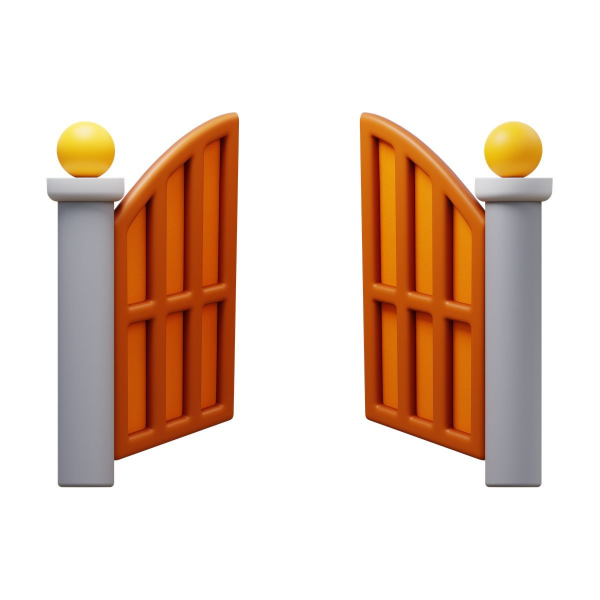
#> input picture pictures/gate-open.jpg, 1200 x 1200 px (shown at 1/2 size); its folder holds 2 pictures in this run
$ python convert_gate_icons.py
#> lines starting #> are read from the running program, lines starting #| are printed output that depends on the picture
#!/usr/bin/env python3
"""
Convert gate JPEG icons to LVGL C arrays with transparent white background
Requires: pillow (pip install pillow)
"""

import os
from PIL import Image

# Icon size for display (96x80 pixels to fill gate card)
ICON_SIZE = (96, 80)

# Input and output directories
INPUT_DIR = os.path.join(os.path.dirname(__file__), "..", "pictures")
OUTPUT_DIR = os.path.join(os.path.dirname(__file__), "..", "src", "gate_icons")

def rgb888_to_rgb565(r, g, b):
    """Convert RGB888 to RGB565"""
    r5 = (r >> 3) & 0x1F
    g6 = (g >> 2) & 0x3F
    b5 = (b >> 3) & 0x1F
    return (r5 << 11) | (g6 << 5) | b5

def is_white(r, g, b, threshold=240):
    """Check if pixel is close to white"""
    return r >= threshold and g >= threshold and b >= threshold

def convert_gate_icon(input_path, output_name):
    """Convert JPEG gate icon to LVGL C array with transparent white background"""
#> called with input_path = 'scripts/../pictures/gate-open.jpg', output_name = 'gate_open'

    # Open and resize image
    img = Image.open(input_path)
#> img is the input picture: PIL image 1200x1200 RGB; mean R, G, B 228.3, 207.1, 193.8
    img = img.convert("RGB")
    img = img.resize(ICON_SIZE, Image.Resampling.LANCZOS)
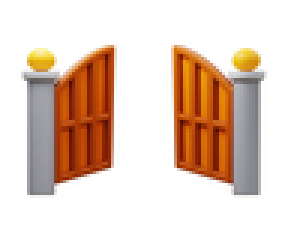
#> img: PIL image 96x80 RGB (shown 3 times larger); mean R, G, B 228.2, 206.9, 193.6

    # Get pixel data
    pixels = img.load()
    width, height = img.size
#> width = 96; height = 80

    # Generate C++ file (required for PROGMEM)
    icon_var = output_name.replace("-", "_")
    output_file = os.path.join(OUTPUT_DIR, f"{icon_var}.cpp")

    with open(output_file, 'w') as f:
        f.write('#include "lvgl.h"\n')
        f.write('#include <Arduino.h>\n\n')
        f.write(f'// Gate icon: {output_name} ({width}x{height} RGB565 with alpha)\n')

        # Write interleaved data (RGB565 + Alpha)
        # LVGL LV_IMG_CF_TRUE_COLOR_ALPHA expects:
        # Byte 0: Low 8 bits of RGB565
        # Byte 1: High 8 bits of RGB565
        # Byte 2: Alpha (0-255)

        f.write(f'const uint8_t {icon_var}_data[] PROGMEM = {{\n')

        for y in range(height):
            f.write('    ')
            for x in range(width):
                r, g, b = pixels[x, y]

                # Make white pixels transparent
                if is_white(r, g, b):
                    a = 0  # Fully transparent
                else:
                    a = 255  # Fully opaque

                # Convert to RGB565
                rgb565 = rgb888_to_rgb565(r, g, b)

                # Write bytes: Low, High, Alpha
                low_byte = rgb565 & 0xFF
                high_byte = (rgb565 >> 8) & 0xFF

                f.write(f'0x{low_byte:02X}, 0x{high_byte:02X}, 0x{a:02X}, ')
            f.write('\n')

        f.write('};\n\n')

        # Write LVGL image descriptor with extern for C++ linkage
        f.write(f'extern const lv_img_dsc_t {icon_var} = {{\n')
        f.write('    .header = {\n')
        f.write('        .cf = LV_IMG_CF_TRUE_COLOR_ALPHA,\n')
        f.write('        .always_zero = 0,\n')
        f.write('        .reserved = 0,\n')
        f.write(f'        .w = {width},\n')
        f.write(f'        .h = {height},\n')
        f.write('    },\n')
        f.write(f'    .data_size = {width * height * 3},\n')
        f.write(f'    .data = {icon_var}_data,\n')
        f.write('};\n')

    return output_file

def create_header():
    """Create header file with gate icon declarations"""
    header_file = os.path.join(OUTPUT_DIR, "gate_icons.h")

    with open(header_file, 'w') as f:
        f.write('#ifndef GATE_ICONS_H\n')
        f.write('#define GATE_ICONS_H\n\n')
        f.write('#include "lvgl.h"\n\n')
        f.write('// Gate icon declarations\n')
        f.write('extern const lv_img_dsc_t gate_open;\n')
        f.write('extern const lv_img_dsc_t gate_close;\n\n')
        f.write('#endif // GATE_ICONS_H\n')

    print(f"✓ Created header: {header_file}")

def main():
    # Create output directory
    os.makedirs(OUTPUT_DIR, exist_ok=True)

    print("Converting gate icons to LVGL format...")
    print(f"Icon size: {ICON_SIZE[0]}x{ICON_SIZE[1]}")
    print()

    # Convert gate icons
    icons = [
        ("gate-open.jpg", "gate_open"),
        ("gate-close.jpg", "gate_close"),
    ]

    for filename, output_name in icons:
        input_path = os.path.join(INPUT_DIR, filename)
        if os.path.exists(input_path):
            output_file = convert_gate_icon(input_path, output_name)
            size_kb = os.path.getsize(output_file) / 1024
            print(f"✓ {filename:20} -> {output_name:20} ({size_kb:.1f} KB)")
        else:
            print(f"✗ {filename:20} -> NOT FOUND")
#> pass 2 of the loop in main, `for filename, output_name in icons:`:
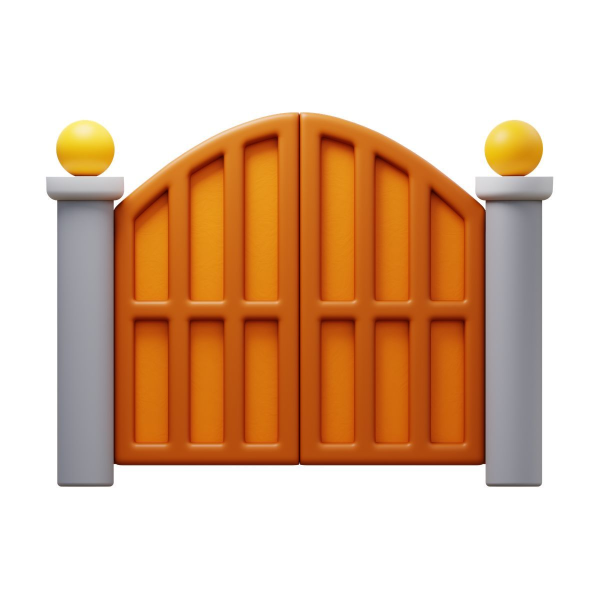
#> input picture pictures/gate-close.jpg, 1200 x 1200 px (shown at 1/2 size)
#> in convert_gate_icon, img is the input picture: PIL image 1200x1200 RGB; mean R, G, B 222.9, 189.4, 163.8
#> in convert_gate_icon (call 2), `img = img.resize(ICON_SIZE, Image.Resampling.LANCZOS)`:
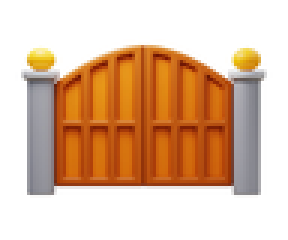
#> img: PIL image 96x80 RGB (shown 3 times larger); mean R, G, B 222.8, 189.3, 163.6

    print()

    # Create header file
    create_header()

    print("\nDone! Gate icons converted successfully.")
    print("\nTo use in your code:")
    print('  #include "gate_icons/gate_icons.h"')
    print('  lv_img_set_src(gateIcon, &gate_open);')
    print('  lv_img_set_src(gateIcon, &gate_close);')

if __name__ == "__main__":
    main()
